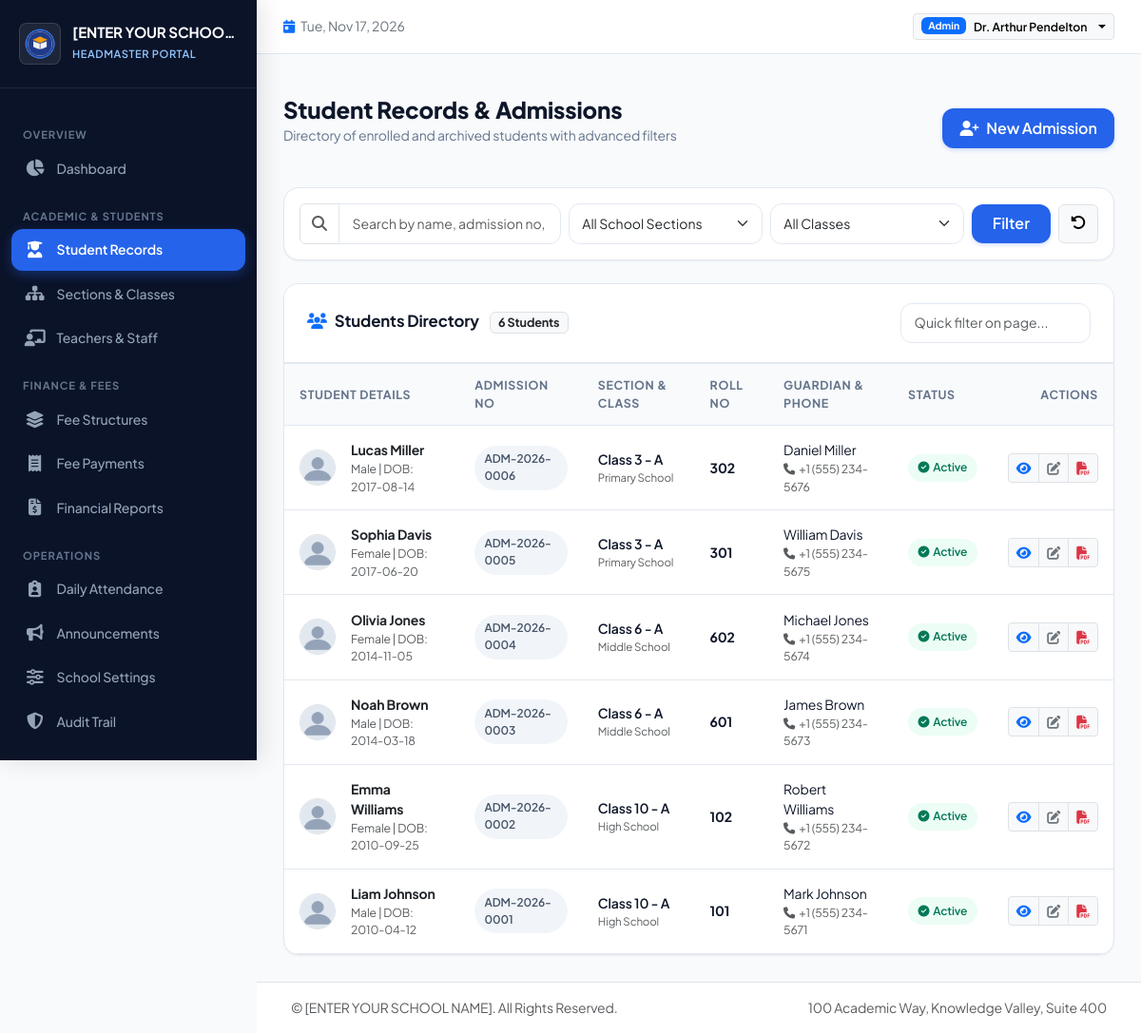
/admin/students (signed in), run on the app's committed database.
### tables this page shows
CREATE TABLE school_settings (
        id INTEGER PRIMARY KEY,
        school_name TEXT NOT NULL DEFAULT '[ENTER YOUR SCHOOL NAME]',
        school_address TEXT DEFAULT '',
        school_phone TEXT DEFAULT '',
        school_email TEXT DEFAULT '',
        school_website TEXT DEFAULT '',
        headmaster_name TEXT DEFAULT '',
        currency_symbol TEXT DEFAULT '$',
        logo_path TEXT DEFAULT '',
        updated_at TIMESTAMP DEFAULT CURRENT_TIMESTAMP
    );

CREATE TABLE users (
        id INTEGER PRIMARY KEY AUTOINCREMENT,
        username TEXT NOT NULL UNIQUE,
        password_hash TEXT NOT NULL,
        role TEXT NOT NULL CHECK(role IN ('admin', 'teacher', 'student')),
        full_name TEXT NOT NULL,
        email TEXT DEFAULT '',
        phone TEXT DEFAULT '',
        is_active INTEGER DEFAULT 1,
        created_at TIMESTAMP DEFAULT CURRENT_TIMESTAMP
    );

CREATE TABLE students (
        id INTEGER PRIMARY KEY AUTOINCREMENT,
        user_id INTEGER UNIQUE REFERENCES users(id) ON DELETE SET NULL,
        admission_number TEXT NOT NULL UNIQUE,
        full_name TEXT NOT NULL,
        photo_path TEXT DEFAULT '',
        dob DATE,
        gender TEXT,
        school_section_id INTEGER REFERENCES school_sections(id) ON DELETE RESTRICT,
        class_id INTEGER REFERENCES classes(id) ON DELETE RESTRICT,
        class_section_id INTEGER REFERENCES class_sections(id) ON DELETE RESTRICT,
        roll_number TEXT DEFAULT '',
        admission_date DATE,
        academic_year_id INTEGER REFERENCES academic_years(id) ON DELETE RESTRICT,
        father_name TEXT DEFAULT '',
        mother_name TEXT DEFAULT '',
        guardian_name TEXT DEFAULT '',
        guardian_phone TEXT DEFAULT '',
        emergency_contact TEXT DEFAULT '',
        residential_address TEXT DEFAULT '',
        previous_school TEXT DEFAULT '',
        student_email TEXT DEFAULT '',
        status TEXT DEFAULT 'Active' CHECK(status IN ('Active', 'Archived', 'Suspended')),
        created_at TIMESTAMP DEFAULT CURRENT_TIMESTAMP
    );

CREATE TABLE classes (
        id INTEGER PRIMARY KEY AUTOINCREMENT,
        section_id INTEGER NOT NULL REFERENCES school_sections(id) ON DELETE CASCADE,
        name TEXT NOT NULL,
        display_order INTEGER DEFAULT 0,
        is_active INTEGER DEFAULT 1,
        UNIQUE(section_id, name)
    );

CREATE TABLE class_sections (
        id INTEGER PRIMARY KEY AUTOINCREMENT,
        class_id INTEGER NOT NULL REFERENCES classes(id) ON DELETE CASCADE,
        section_name TEXT NOT NULL,
        capacity INTEGER DEFAULT 40,
        UNIQUE(class_id, section_name)
    );

CREATE TABLE school_sections (
        id INTEGER PRIMARY KEY AUTOINCREMENT,
        name TEXT NOT NULL UNIQUE,
        description TEXT DEFAULT '',
        is_active INTEGER DEFAULT 1
    );

### routes/admin.py (the view)
@admin_bp.route('/students')
def students():
    db = get_db()
    search = request.args.get('search', '').strip()
    section_id = request.args.get('section_id', '')
    class_id = request.args.get('class_id', '')
    status = request.args.get('status', 'Active')
    query = """
        SELECT s.*, sec.name as section_name, c.name as class_name, cs.section_name as class_section_name,
               ay.name as academic_year_name
        FROM students s
        LEFT JOIN school_sections sec ON s.school_section_id = sec.id
        LEFT JOIN classes c ON s.class_id = c.id
        LEFT JOIN class_sections cs ON s.class_section_id = cs.id
        LEFT JOIN academic_years ay ON s.academic_year_id = ay.id
        WHERE 1=1
    """
    params = []
    if search:
        query += " AND (s.full_name LIKE ? OR s.admission_number LIKE ? OR s.guardian_phone LIKE ? OR s.guardian_name LIKE ?)"
        like_term = f"%{search}%"
        params.extend([like_term, like_term, like_term, like_term])
    if section_id:
        query += " AND s.school_section_id = ?"
        params.append(section_id)
    if class_id:
        query += " AND s.class_id = ?"
        params.append(class_id)
    if status and status != 'All':
        query += " AND s.status = ?"
        params.append(status)
    query += " ORDER BY s.id DESC"
    students_list = db.execute(query, params).fetchall()
    all_sections = db.execute("SELECT * FROM school_sections WHERE is_active = 1;").fetchall()
    all_classes = db.execute("SELECT * FROM classes WHERE is_active = 1 ORDER BY display_order, name;").fetchall()
    return render_template('admin/students_list.html',
        settings=get_school_settings(),
        students=students_list,
        sections=all_sections,
        classes=all_classes,
        search=search,
        selected_section=section_id,
        selected_class=class_id,
        selected_status=status
    )

### models.py (called while the page is built, shortened)
def get_db():
    if 'db' not in g:
        db_path = current_app.config.get('DATABASE_PATH', Config.DATABASE_PATH)
        g.db = sqlite3.connect(db_path)
        g.db.row_factory = sqlite3.Row
        g.db.execute("PRAGMA foreign_keys = ON;")
    return g.db

def get_school_settings():
    db = get_db()
    row = db.execute("SELECT * FROM school_settings WHERE id = 1;").fetchone()
    if row:
        return dict(row)

    @property
    def is_active(self):
        return self._is_active

    @staticmethod
    def get_by_id(user_id):
        db = get_db()
        cursor = db.execute("SELECT * FROM users WHERE id = ?", (user_id,))
        row = cursor.fetchone()
        if not row:
            return None
        return User._build_from_row(row)

### routes/admin.py (called while the page is built)
@admin_bp.before_request
@login_required
@admin_required
def admin_before_request():
    pass

### templates/admin/students_list.html (shortened to what this page needs)
{% extends "base.html" %}
{% block content %}
<div class="page-header">
  <div>
    <h2 class="page-title">Student Records & Admissions</h2>
    <p class="page-subtitle">Directory of enrolled and archived students with advanced filters</p>
  </div>
  <div>
    <a href="{{ url_for('admin.student_create') }}" class="btn btn-primary-custom d-flex align-items-center gap-2">
      <i class="fa-solid fa-user-plus"></i>
      <span>New Admission</span>
    </a>
  </div>
</div>
<div class="card-custom mb-4">
  <div class="card-custom-body p-3">
    <form method="GET" action="{{ url_for('admin.students') }}" class="row g-2 align-items-center">
      <div class="col-md-4">
        <div class="input-group">
          <span class="input-group-text bg-white"><i class="fa-solid fa-magnifying-glass text-muted"></i></span>
          <input type="text" name="search" class="form-control" placeholder="Search by name, admission no, phone..." value="{{ search }}">
        </div>
      </div>
      <div class="col-md-3">
        <select name="section_id" class="form-select">
          <option value="">All School Sections</option>
        </select>
      </div>
      <div class="col-md-3">
        <select name="class_id" class="form-select">
          <option value="">All Classes</option>
        </select>
      </div>
      <div class="col-md-2 d-flex gap-2">
        <button type="submit" class="btn btn-primary-custom flex-grow-1">Filter</button>
        <a href="{{ url_for('admin.students') }}" class="btn btn-light border" title="Reset Filters"><i class="fa-solid fa-rotate-left"></i></a>
      </div>
    </form>
  </div>
</div>
<div class="card-custom">
  <div class="card-custom-header">
    <h5 class="card-custom-title">
      <i class="fa-solid fa-users text-primary me-2"></i>Students Directory
      <span class="badge bg-light text-dark border ms-2">{{ students|length }} Students</span>
    </h5>
    <div>
      <input type="text" id="tableQuickSearch" class="form-control form-control-sm" placeholder="Quick filter on page..." style="width: 200px;">
    </div>
  </div>
  <div class="table-responsive p-0">
    <table class="table-custom filterable-table mb-0">
      <thead>
        <tr>
          <th>Student Details</th>
          <th>Admission No</th>
          <th>Section & Class</th>
          <th>Roll No</th>
          <th>Guardian & Phone</th>
          <th>Status</th>
          <th class="text-end">Actions</th>
        </tr>
      </thead>
      <tbody>
        {% for st in students %}
          <tr>
            <td>
              <div class="d-flex align-items-center gap-3">
                <img src="{% if st.photo_path %}{{ url_for('static', filename=st.photo_path) }}{% else %}{{ url_for('static', filename='images/default_avatar.png') }}{% endif %}"
                     alt="Photo" class="rounded-circle border" style="width: 38px; height: 38px; object-fit: cover;">
                <div>
                  <a href="{{ url_for('admin.student_view', student_id=st.id) }}" class="fw-bold text-dark text-decoration-none hover-primary">
                    {{ st.full_name }}
                  </a>
                  <div class="text-muted small">{{ st.gender or 'N/A' }} | DOB: {{ st.dob or 'N/A' }}</div>
                </div>
              </div>
            </td>
            <td><span class="badge-custom badge-secondary">{{ st.admission_number }}</span></td>
            <td>
              <div class="fw-semibold">{{ st.class_name }} - {{ st.class_section_name }}</div>
              <div class="text-muted" style="font-size: 0.72rem;">{{ st.section_name }}</div>
            </td>
            <td><span class="fw-bold">{{ st.roll_number or '-' }}</span></td>
            <td>
              <div>{{ st.guardian_name or st.father_name or '-' }}</div>
              <div class="text-muted small"><i class="fa-solid fa-phone me-1"></i>{{ st.guardian_phone or '-' }}</div>
            </td>
            <td>
              {% if st.status == 'Active' %}
                <span class="badge-custom badge-success"><i class="fa-solid fa-circle-check"></i> Active</span>
              {% elif st.status == 'Archived' %}
                <span class="badge-custom badge-secondary">Archived</span>
              {% else %}
                <span class="badge-custom badge-warning">{{ st.status }}</span>
              {% endif %}
            </td>
            <td class="text-end">
              <div class="btn-group btn-group-sm">
                <a href="{{ url_for('admin.student_view', student_id=st.id) }}" class="btn btn-light border" title="View Full Profile">
                  <i class="fa-solid fa-eye text-primary"></i>
                </a>
                <a href="{{ url_for('admin.student_edit', student_id=st.id) }}" class="btn btn-light border" title="Edit Record">
                  <i class="fa-solid fa-pen-to-square text-secondary"></i>
                </a>
                <a href="{{ url_for('admin.student_pdf', student_id=st.id) }}" target="_blank" class="btn btn-light border" title="Download Printable PDF">
                  <i class="fa-solid fa-file-pdf text-danger"></i>
                </a>
              </div>
            </td>
          </tr>
        {% endfor %}
      </tbody>
    </table>
  </div>
</div>
{% endblock %}

### templates/base.html (shortened to what this page needs)
<!DOCTYPE html>
<html lang="en">
<head>
  <link href="https://cdn.jsdelivr.net/npm/bootstrap@5.3.3/dist/css/bootstrap.min.css" rel="stylesheet">
  <link rel="stylesheet" href="https://cdnjs.cloudflare.com/ajax/libs/font-awesome/6.5.1/css/all.min.css">
  <link rel="stylesheet" href="{{ url_for('static', filename='css/style.css') }}">
</head>
<body>
  <div class="app-wrapper">
    <aside class="sidebar">
      <div class="sidebar-header">
        <img src="{% if school_settings.logo_path %}{{ url_for('static', filename=school_settings.logo_path) }}{% else %}{{ url_for('static', filename='images/default_logo.png') }}{% endif %}"
             alt="School Logo" class="school-brand-logo">
        <div class="school-brand-info">
          <h1 class="school-brand-name" title="{{ school_settings.school_name }}">{{ school_settings.school_name }}</h1>
          <span class="school-brand-badge">
            {% if current_user.role == 'admin' %}Headmaster Portal
            {% elif current_user.role == 'teacher' %}Teacher Portal
            {% elif current_user.role == 'student' %}Student Portal
            {% else %}Portal{% endif %}
          </span>
        </div>
      </div>
      <div class="sidebar-nav">
        {% if current_user.role == 'admin' %}
          <div class="nav-section-title">Overview</div>
          <a href="{{ url_for('admin.dashboard') }}" class="sidebar-link {% if request.endpoint == 'admin.dashboard' %}active{% endif %}">
            <i class="fa-solid fa-chart-pie"></i>
            <span>Dashboard</span>
          </a>
          <div class="nav-section-title">Academic & Students</div>
          <a href="{{ url_for('admin.students') }}" class="sidebar-link {% if request.endpoint in ['admin.students', 'admin.student_create', 'admin.student_view', 'admin.student_edit'] %}active{% endif %}">
            <i class="fa-solid fa-user-graduate"></i>
            <span>Student Records</span>
          </a>
          <a href="{{ url_for('admin.sections_classes') }}" class="sidebar-link {% if request.endpoint == 'admin.sections_classes' %}active{% endif %}">
            <i class="fa-solid fa-sitemap"></i>
            <span>Sections & Classes</span>
          </a>
          <a href="{{ url_for('admin.teachers') }}" class="sidebar-link {% if request.endpoint in ['admin.teachers', 'admin.teacher_create'] %}active{% endif %}">
            <i class="fa-solid fa-chalkboard-user"></i>
            <span>Teachers & Staff</span>
          </a>
          <div class="nav-section-title">Finance & Fees</div>
          <a href="{{ url_for('admin.fee_structures') }}" class="sidebar-link {% if request.endpoint == 'admin.fee_structures' %}active{% endif %}">
            <i class="fa-solid fa-layer-group"></i>
            <span>Fee Structures</span>
          </a>
          <a href="{{ url_for('admin.payments') }}" class="sidebar-link {% if request.endpoint in ['admin.payments', 'admin.payment_receipt'] %}active{% endif %}">
            <i class="fa-solid fa-receipt"></i>
            <span>Fee Payments</span>
          </a>
          <a href="{{ url_for('admin.fee_reports') }}" class="sidebar-link {% if request.endpoint == 'admin.fee_reports' %}active{% endif %}">
            <i class="fa-solid fa-file-invoice-dollar"></i>
            <span>Financial Reports</span>
          </a>
          <div class="nav-section-title">Operations</div>
          <a href="{{ url_for('admin.attendance') }}" class="sidebar-link {% if request.endpoint == 'admin.attendance' %}active{% endif %}">
            <i class="fa-solid fa-clipboard-user"></i>
            <span>Daily Attendance</span>
          </a>
          <a href="{{ url_for('admin.notices') }}" class="sidebar-link {% if request.endpoint == 'admin.notices' %}active{% endif %}">
            <i class="fa-solid fa-bullhorn"></i>
            <span>Announcements</span>
          </a>
          <a href="{{ url_for('admin.settings') }}" class="sidebar-link {% if request.endpoint == 'admin.settings' %}active{% endif %}">
            <i class="fa-solid fa-sliders"></i>
            <span>School Settings</span>
          </a>
          <a href="{{ url_for('admin.audit_logs') }}" class="sidebar-link {% if request.endpoint == 'admin.audit_logs' %}active{% endif %}">
            <i class="fa-solid fa-shield-halved"></i>
            <span>Audit Trail</span>
          </a>
        {% endif %}
      </div>
    </aside>
    <div class="main-wrapper">
      <header class="topbar">
        <div class="d-flex align-items-center gap-3">
          <div class="d-none d-md-block text-secondary small">
            <i class="fa-solid fa-calendar-day me-1 text-primary"></i>
            <span id="currentDateDisplay">Today</span>
          </div>
        </div>
        <div class="d-flex align-items-center gap-3">
          <div class="dropdown">
            <button class="btn btn-light btn-sm border dropdown-toggle d-flex align-items-center gap-2" type="button" data-bs-toggle="dropdown">
              <span class="badge bg-primary text-capitalize">{{ current_user.role }}</span>
              <span class="fw-semibold small d-none d-sm-inline">{{ current_user.full_name }}</span>
            </button>
          </div>
        </div>
      </header>
      <div class="container-fluid px-4 pt-3">
      </div>
      <main class="content-area">
        {% block content %}{% endblock %}
      </main>
      <footer class="bg-white border-top py-3 px-4 text-center text-muted small mt-auto">
        <div class="container-fluid d-flex flex-column flex-sm-row justify-content-between align-items-center gap-2">
          <span>&copy; {{ school_settings.school_name }}. All Rights Reserved.</span>
          <span>{{ school_settings.school_address }}</span>
        </div>
      </footer>
    </div>
  </div>
</body>
</html>

### data on the page
school_settings: school_name "[ENTER YOUR SCHOO…", school_name "[ENTER YOUR SCHOOL NAME]", school_address "100 Academic Way, Knowledge Valley, Suite 400"
users: role "Admin", full_name "Dr. Arthur Pendelton"
students: full_name "Lucas Miller", gender "Male", dob "2017-08-14", admission_number "ADM-2026-0006", class_name "Class 3", class_section_name "A", section_name "Primary School", roll_number "302", guardian_name "Daniel Miller", guardian_phone "+1 (555) 234-5676", status "Active" (drawn)
students: full_name "Sophia Davis", gender "Female", dob "2017-06-20", admission_number "ADM-2026-0005", class_name "Class 3", class_section_name "A", section_name "Primary School", roll_number "301", guardian_name "William Davis", guardian_phone "+1 (555) 234-5675", status "Active" (drawn)
students: full_name "Olivia Jones", gender "Female", dob "2014-11-05", admission_number "ADM-2026-0004", class_name "Class 6", class_section_name "A", section_name "Middle School", roll_number "602", guardian_name "Michael Jones", guardian_phone "+1 (555) 234-5674", status "Active" (drawn)
students: full_name "Noah Brown", gender "Male", dob "2014-03-18", admission_number "ADM-2026-0003", class_name "Class 6", class_section_name "A", section_name "Middle School", roll_number "601", guardian_name "James Brown", guardian_phone "+1 (555) 234-5673", status "Active" (drawn)
students: full_name "Emma Williams", gender "Female", dob "2010-09-25", admission_number "ADM-2026-0002", class_name "Class 10", class_section_name "A", section_name "High School", roll_number "102", guardian_name "Robert Williams", guardian_phone "+1 (555) 234-5672", status "Active" (drawn)
students: full_name "Liam Johnson", gender "Male", dob "2010-04-12", admission_number "ADM-2026-0001", class_name "Class 10", class_section_name "A", section_name "High School", roll_number "101", guardian_name "Mark Johnson", guardian_phone "+1 (555) 234-5671", status "Active" (drawn)

### other printed values
{{ students|length }} "6"
